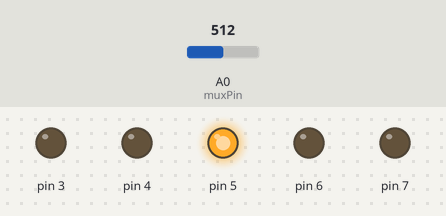
Recording of a sketch running on a simulated Arduino Uno, built with avr-gcc and run on an emulated ATmega328P. Parts: output pins drawn as LEDs (lit = HIGH). The inputs (shaded band) are chosen by the test bench; at power-on: A0 (muxPin) = 512. What the sketch prints to the serial monitor is not drawn.

Above: at 0.1 s.
Timing chart, 0 to 1.6 s (numbered marks = the images above):
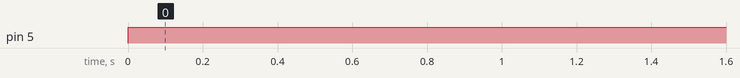

Measured:
- by itself, pin 5: LOW → HIGH at 0.00 s

The sketch:

testMux.ino
```cpp
// (licence header left out)
#include <stdarg.h>
#include <stdio.h>


const int muxPin = A0;
const int tempMux = 1 << 5 ;
const int resistanceMux = 1 << 5;
const int pressureMux = 1<< 5;

int muxChoice = 0;


void p(char *fmt, ... ){

  int buffer = 1024;

  char tmp[buffer]; // resulting string limited to 128 chars
  va_list args;
  va_start (args, fmt );
  vsnprintf(tmp, buffer, fmt, args);
  va_end (args);
  Serial.print(tmp);
}

void jsonprint(char * key, float value, unsigned long time){
  p("{\"%s\": %f, \"time\": %u}\n", key, value, time);
}

int my_putc( char c, FILE *t) {
  Serial.write( c );
}
void setup(){
  Serial.begin(115200);
  DDRD = B11111000; // set digital ports 3-7 as writes for mux
  fdevopen( &my_putc, 0);

}

void loop(){
  samplePorts();
  delay(1000);
}


void samplePorts() /*sample ports and send over serial according to rates*/

{
    switch(muxChoice){
    case 0:
      PORTD = tempMux;
      break;
    case 1:
      PORTD = resistanceMux;
      break;
    case 2:
      PORTD = pressureMux;
      break;
    }

    int muxVal = analogRead(muxPin);

    switch(muxChoice){
    case 0:
      printf("{\"temperature\": %d, \"time\": ", muxVal);
      Serial.print(millis());
      Serial.println("}");
      break;
    case 1:
      printf("{\"resistance\": %d, \"time\": ", muxVal);
      Serial.print(millis());
      Serial.println("}");
      break;
    case 2:
      printf("{\"pressure\": %d, \"time\": ", muxVal);
      Serial.print(millis());
      Serial.println("}");
      break;
    }

    muxChoice = (muxChoice+1)%3;
}
```
